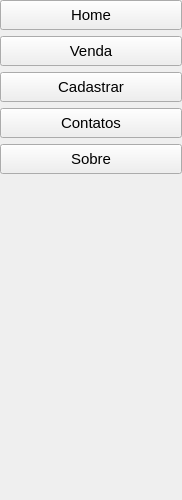
            <widget class="QWidget" name="page">
             <property name="geometry">
              <rect>
               <x>0</x>
               <y>0</y>
               <width>182</width>
               <height>500</height>
              </rect>
             </property>
             <property name="cursor">
              <cursorShape>ArrowCursor</cursorShape>
             </property>
             <attribute name="label">
              <string>MENU</string>
             </attribute>
             <layout class="QVBoxLayout" name="verticalLayout_3">
              <property name="spacing">
               <number>6</number>
              </property>
              <property name="leftMargin">
               <number>0</number>
              </property>
              <property name="topMargin">
               <number>0</number>
              </property>
              <property name="rightMargin">
               <number>0</number>
              </property>
              <property name="bottomMargin">
               <number>0</number>
              </property>
              <item>
               <widget class="QPushButton" name="btnHome">
                <property name="minimumSize">
                 <size>
                  <width>0</width>
                  <height>30</height>
                 </size>
                </property>
                <property name="font">
                 <font>
                  <pointsize>11</pointsize>
                 </font>
                </property>
                <property name="cursor">
                 <cursorShape>PointingHandCursor</cursorShape>
                </property>
                <property name="text">
                 <string>Home</string>
                </property>
               </widget>
              </item>
              <item>
               <widget class="QPushButton" name="btnVenda">
                <property name="minimumSize">
                 <size>
                  <width>0</width>
                  <height>30</height>
                 </size>
                </property>
                <property name="font">
                 <font>
                  <pointsize>11</pointsize>
                  <weight>50</weight>
                  <bold>false</bold>
                  <underline>false</underline>
                  <strikeout>false</strikeout>
                  <kerning>true</kerning>
                 </font>
                </property>
                <property name="cursor">
                 <cursorShape>PointingHandCursor</cursorShape>
                </property>
                <property name="text">
                 <string>Venda</string>
                </property>
               </widget>
              </item>
              <item>
               <widget class="QPushButton" name="btnCadastrar">
                <property name="minimumSize">
                 <size>
                  <width>0</width>
                  <height>30</height>
                 </size>
                </property>
                <property name="font">
                 <font>
                  <pointsize>11</pointsize>
                 </font>
                </property>
                <property name="cursor">
                 <cursorShape>PointingHandCursor</cursorShape>
                </property>
                <property name="text">
                 <string>Cadastrar</string>
                </property>
               </widget>
              </item>
              <item>
               <widget class="QPushButton" name="btnContatos">
                <property name="minimumSize">
                 <size>
                  <width>0</width>
                  <height>30</height>
                 </size>
                </property>
                <property name="font">
                 <font>
                  <pointsize>11</pointsize>
                 </font>
                </property>
                <property name="cursor">
                 <cursorShape>PointingHandCursor</cursorShape>
                </property>
                <property name="text">
                 <string>Contatos</string>
                </property>
               </widget>
              </item>
              <item>
               <widget class="QPushButton" name="btnSobre">
                <property name="minimumSize">
                 <size>
                  <width>0</width>
                  <height>30</height>
                 </size>
                </property>
                <property name="font">
                 <font>
                  <pointsize>11</pointsize>
                 </font>
                </property>
                <property name="cursor">
                 <cursorShape>PointingHandCursor</cursorShape>
                </property>
                <property name="text">
                 <string>Sobre</string>
                </property>
               </widget>
              </item>
              <item>
               <spacer name="verticalSpacer">
                <property name="orientation">
                 <enum>Qt::Vertical</enum>
                </property>
                <property name="sizeHint" stdset="0">
                 <size>
                  <width>20</width>
                  <height>40</height>
                 </size>
                </property>
               </spacer>
              </item>
             </layout>
            </widget>
